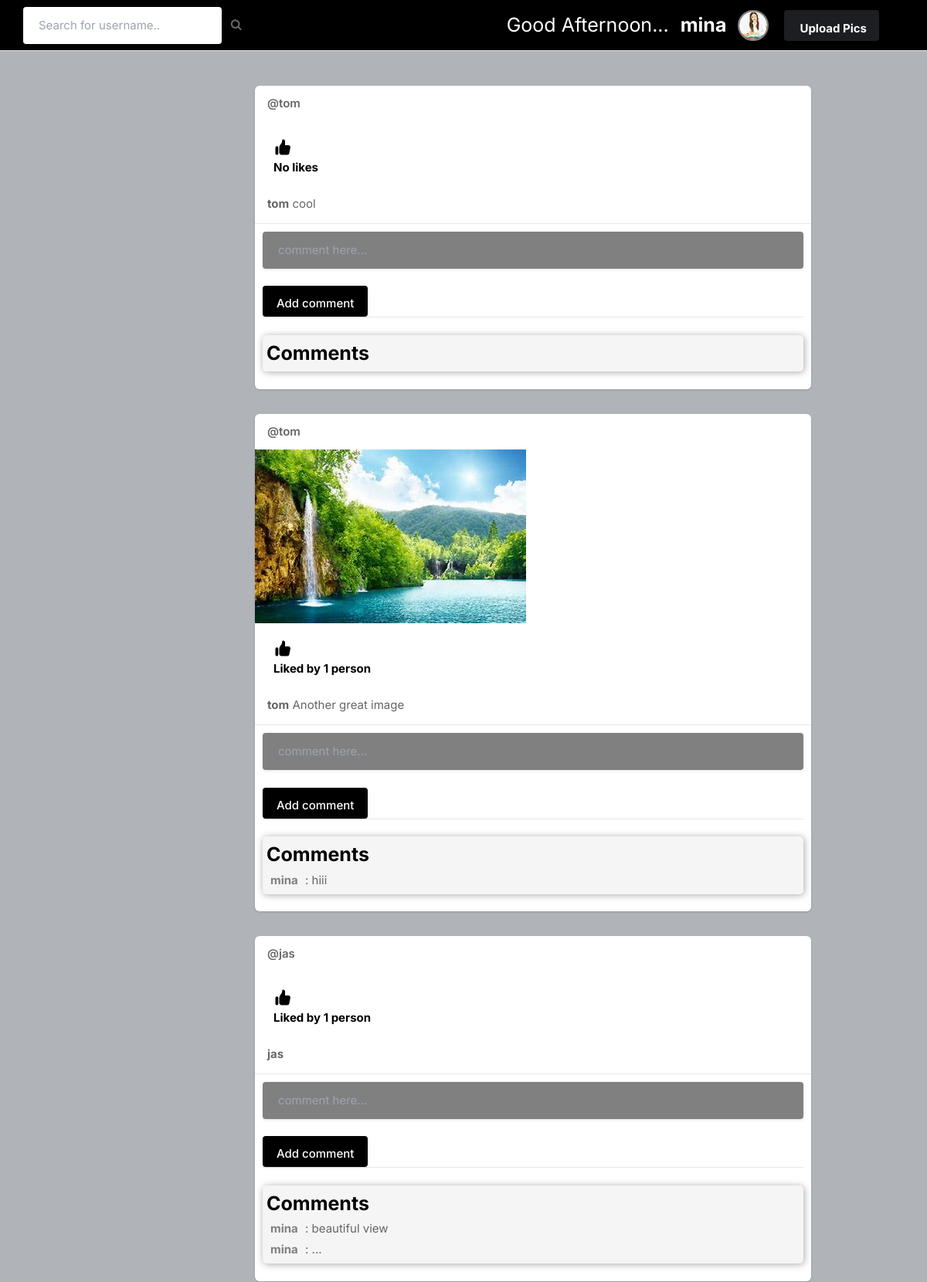
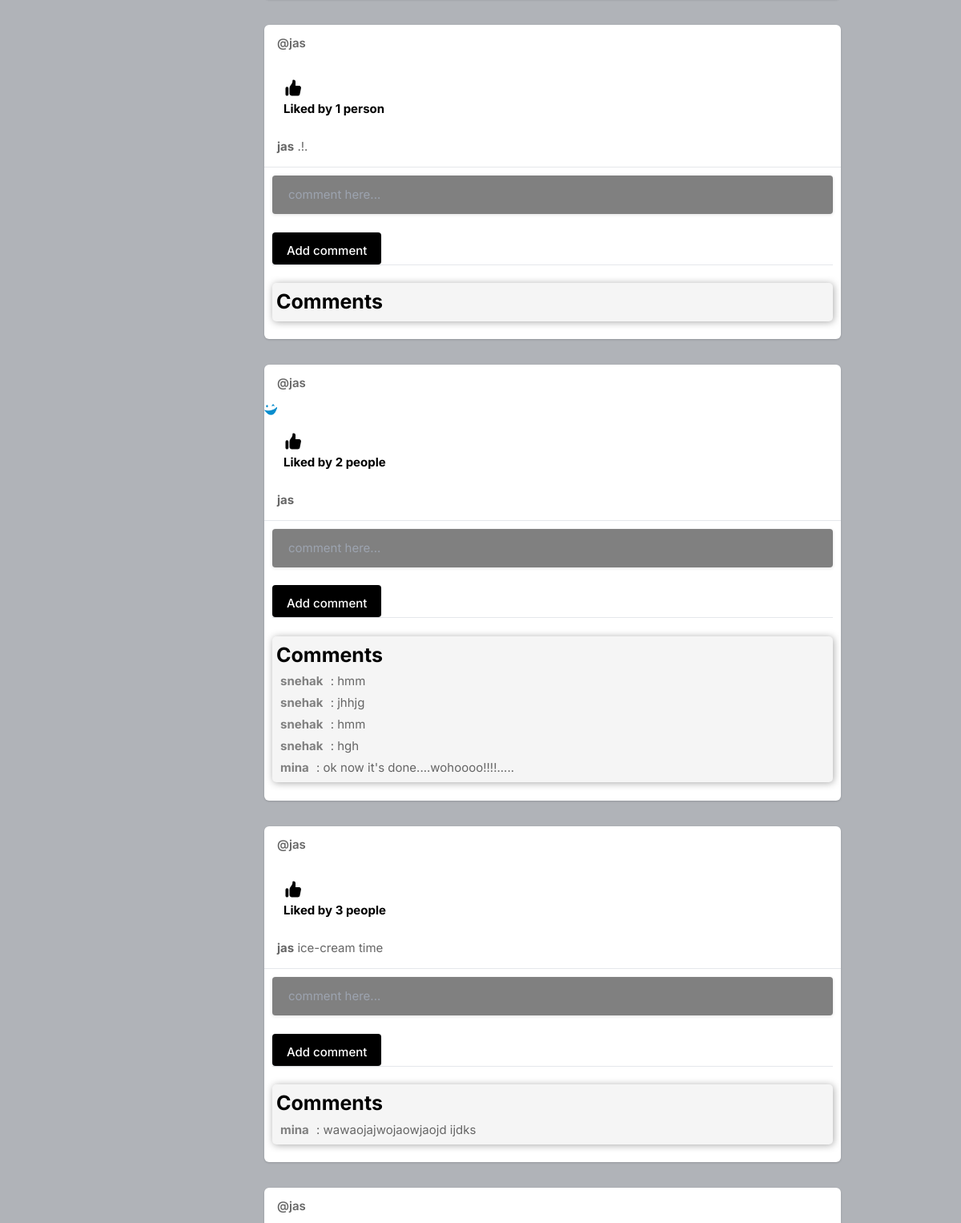
The page / (signed in, upper part) on the database its author committed (2 pictures, top to bottom).
### core/models.py (models this page shows, shortened)
class Profile(models.Model):
    user = models.ForeignKey(User, on_delete=models.CASCADE)
    id_user = models.IntegerField()
    bio = models.TextField(blank=True)
    profileimg = models.ImageField(upload_to='profile_images', default='blank-profile-picture.png')
    location = models.CharField(max_length=100, blank=True)

class Post(models.Model):
    id = models.UUIDField(primary_key=True, default=uuid.uuid4)
    user = models.CharField(max_length=100)
    image = models.ImageField(upload_to='post_images')
    caption = models.TextField()
    created_at = models.DateTimeField(default=datetime.now)
    no_of_likes = models.IntegerField(default=0)

class Comment(models.Model):
    cid = models.AutoField(primary_key=True)
    comment = models.TextField()
    user = models.ForeignKey(User, on_delete=models.CASCADE)
    post = models.ForeignKey(Post, on_delete=models.CASCADE)
    timestamp = models.DateTimeField(default=now)

### core/views.py (the view)
# urls.py: path('', views.index, name='index'),
@login_required(login_url='login')
def index(request):
    user_object = User.objects.get(username=request.user.username)
    user_profile = Profile.objects.get(user=user_object)
    user_following_list = []
    feed = []
    postComments = []
    user_following = FollowersCount.objects.filter(follower=request.user.username)
    for users in user_following:
        user_following_list.append(users.user)
    for usernames in user_following_list:
        feed_lists = Post.objects.filter(user=usernames)
        feed.append(feed_lists)
        for a_post in feed_lists:
            comments = Comment.objects.filter(post = a_post)
            postComments.append(comments)
    feed_list = list(chain(*feed))
    feed_postcomments = list(chain(*postComments))
    return render(request, 'index.html', {'user_profile': user_profile, 'posts':feed_list, 'comments': feed_postcomments})

### templates/index.html (shortened to what this page needs)
{% load static %}
<!DOCTYPE html>
<html lang="en">
<head>
    <link rel="stylesheet" href="{% static 'assets/css/icons.css' %}">
    <link rel="stylesheet" href="{% static 'assets/css/uikit.css' %}">
    <link rel="stylesheet" href="{% static 'assets/css/style.css' %}">
    <link rel="stylesheet" href="{% static 'assets/css/tailwind.css' %}">
    <link rel="stylesheet" href="https://cdnjs.cloudflare.com/ajax/libs/font-awesome/4.7.0/css/font-awesome.min.css">
</head>
<body>
    <header style="background-color:black;">
        <div class="header_inner">
            <form action="/search" method="POST">
                <div class="left-side">
                    <input type="text" name="username" placeholder="Search for username..">&nbsp; &nbsp;
                    <button type="submit">
                        <i class="fa fa-search fa-1x"></i>
                    </button>
                </div>
            </form>
            <div class="right-side lg:pr-4">
                <p class="greet" style="color:black;font-size:25px;color:white;">.</p>
                <b>
                    <p style="color:black;font-size:25px;margin-left:15px;color:white;">{{user_profile.user}}</p>
                </b>
                <a href="#" style="margin-right:20px;">
                    <img src="{{user_profile.profileimg.url}}" class="header-avatar" style="border:2px solid gray;" alt="">
                </a>
                <a href="#"
                    class="bg-pink-500 flex font-bold hidden hover:bg-pink-600 hover:text-white inline-block items-center lg:block max-h-10 mr-4 px-4 py-2 rounded shado text-white">
                     Upload Pics
                </a>
            </div>
        </div>
    </header>
    <div class="container m-auto">
        <div class="space-y-8 flex-shrink-0" style="margin-left:180px;">
            {% for post in posts reversed %}
            <div class="bg-white shadow rounded-md  -mx-2 lg:mx-0">
                <div class="flex justify-between items-center px-4 py-3">
                    <div class="flex flex-1 items-center space-x-4">
                        <span class="block font-semibold "><a href="/profile/{{post.user}}">@{{post.user}}</a></span>
                    </div>
                </div>
                <div uk-lightbox >
                    <a href="{{post.image.url}}">
                        <img style="max-width:70%;" src="{{post.image.url}}" alt="">
                    </a>
                </div>
                <div class="py-3 px-4 space-y-3">
                    <div class="flex space-x-4 lg:font-bold">
                        <a href="/like-post?post_id={{post.id}}" class="flex items-center space-x-2">
                            <div class="p-2 rounded-full text-black">
                                {% if post.no_of_likes == 0 %}
                                <p>No likes</p>
                                {% elif post.no_of_likes == 1 %}
                                <p>Liked by {{post.no_of_likes}} person</p>
                                {% else %}
                                <p>Liked by {{post.no_of_likes}} people</p>
                                {% endif %}
                            </div>
                        </a>
                    </div>
                    <p>
                        <a href="/profile/{{post.user}}"><strong>{{post.user}}</strong></a> {{post.caption}}
                    </p>
                </div>
                <hr>
                <div style="margin:10px;">
                    <form action="/postComment" method="post">
                        <input type="text" name="comment" placeholder="comment here..." style="color:white;background-color:gray;">
                        <br>
                        <input style="background-color:black;color:white;height:40px;widht:30px;hover-color:gray;" type="submit" value="Add comment">
                    </form>
                    <hr>
                    <br>
                    <div style="background-color:#F5F5F5;border-radius:5px;padding:5px;box-shadow: 1px 1px 10px darkgray;">
                        <a><b style="color:black;font-size:25px;">Comments</b></a>
                        {% for comment in comments %}
                            {% if comment.post.id == post.id %}
                            <p>
                                <b style="color:gray;margin:5px;">{{comment.user}}</b>
                                :<span> {{comment.comment}}</span>
                            </p>
                            {% endif %}
                        {% endfor %}
                    </div>
                    <br>
                </div>
            </div>
        {% endfor %}
        </div>
    </div>
</body>
</html>

### static/assets/css/style.css (style rules this page uses)
body { background-color: #B0B3B8!important; }
button { vertical-align: middle; }
input[type="button"], input[type="submit"] { background-color: #be185d; top: 0; padding: 10px 20px; line-height: 24px; color: #fff; position: relative; font-size: 15px; font-weight: 500; display: inline-block; -webkit-transition: all 0.2s ease-in-out; transition: all 0.2s ease-in-out; cursor: pointer; overflow: hidden; border: none; border-radius: 4px; -webkit-box-shadow: 0 1px 3px rgba(0, 0, 0, 0.1); box-shadow: 0 1px 3px rgba(0, 0, 0, 0.1); }
input { height: 48px; line-height: 48px; padding: 0 20px; outline: none; font-size: 15px; color: #808080; max-width: 100%; width: 100%; -webkit-box-sizing: border-box; box-sizing: border-box; display: block; font-weight: 400; opacity: 1; border-radius: 4px; border: none; -webkit-box-shadow: 0 1px 4px 0px rgba(0, 0, 0, 0.12); box-shadow: 0 1px 4px 0px rgba(0, 0, 0, 0.12); }
input[type="text"], input[type="password"], input[type="email"], input[type="number"] { height: 48px; line-height: 48px; padding: 0 20px; outline: none; font-size: 15px; color: #808080; max-width: 100%; width: 100%; -webkit-box-sizing: border-box; box-sizing: border-box; display: block; font-weight: 400; opacity: 1; border-radius: 4px; border: none; -webkit-box-shadow: 0 1px 4px 0px rgba(0, 0, 0, 0.12); box-shadow: 0 1px 4px 0px rgba(0, 0, 0, 0.12); }
input { -webkit-transition: all 0.1s ease-in-out; transition: all 0.1s ease-in-out; }
input[type="submit"] { border: none; padding: 11px 18px; width: auto; }
::placeholder { color: #808080; opacity: 1; }
button { border: none; margin: 0; padding: 0; width: auto; overflow: visible; background: transparent; color: inherit; font: inherit; line-height: normal; cursor: pointer; }
a { color: #be185d; -webkit-transition: 0.3s; transition: 0.3s; outline: none !important; }
button { outline: none !important; }
img { max-width: 100%; }
body { color: #666; font-size: 15px; line-height: 27px; background-color: #f0f2f5; font-family: "Inter", sans-serif; text-transform: none; }
body p { font-size: 15px; line-height: 27px; }
input[type="text"], input[type="password"], input[type="email"] { font-family: "Inter", sans-serif; text-transform: none; }
input[type="button"], input[type="submit"] { font-family: "Inter", sans-serif; text-transform: none; }
button, body .pac-container { font-family: "Inter", sans-serif; text-transform: none; }
b, strong { font-weight: 700 !important; }
@media (min-width: 1024px) { .container { max-width: 900px !important; padding-top: 45px; } }
header { background-color: #fff; left: 0; right: 0; top: 0; z-index: 99; height: 66px; display: -webkit-box; display: -ms-flexbox; display: flex; -webkit-box-align: center; -ms-flex-align: center; align-items: center; border-bottom: 1px solid #e5e7eb; }
header .header_inner { display: -webkit-box; display: -ms-flexbox; display: flex; -webkit-box-align: center; -ms-flex-align: center; align-items: center; max-width: 1090px; margin: auto; width: 100%; max-width: 100% !important; padding: 0 30px; }
header .header_inner .left-side { display: -webkit-box; display: -ms-flexbox; display: flex; -webkit-box-align: center; -ms-flex-align: center; align-items: center; }
header .header_inner .right-side { display: -webkit-box; display: -ms-flexbox; display: flex; -webkit-box-align: center; -ms-flex-align: center; align-items: center; -webkit-box-pack: end; -ms-flex-pack: end; justify-content: flex-end; margin-left: auto; }
header .header_inner .right-side .header-avatar { width: 40px; height: 40px; border-radius: 100%; margin-left: 15px; object-fit: cover; }

### rows shown on the page
Profile: user "mina", profileimg (picture)
Post: user "tom", no_of_likes "No likes", caption "cool"
Post: user "tom", image (picture), no_of_likes "1", caption "Another great image"
Comment: user "mina", comment "hiii"
Post: user "jas", no_of_likes "1"
Comment: user "mina", comment "beautiful view"
Comment: user "mina", comment "..."
Post: user "jas", no_of_likes "1", caption ".!."
Post: user "jas", image (picture), no_of_likes "2"
Comment: user "snehak", comment "hmm"
Comment: user "snehak", comment "jhhjg"
Comment: user "snehak", comment "hmm"
Comment: user "snehak", comment "hgh"
Comment: user "mina", comment "ok now it's done....wohoooo!!!!....."
Post: user "jas", no_of_likes "3", caption "ice-cream time"
Comment: user "mina", comment "wawaojajwojaowjaojd ijdks"
Post: user "jas"
